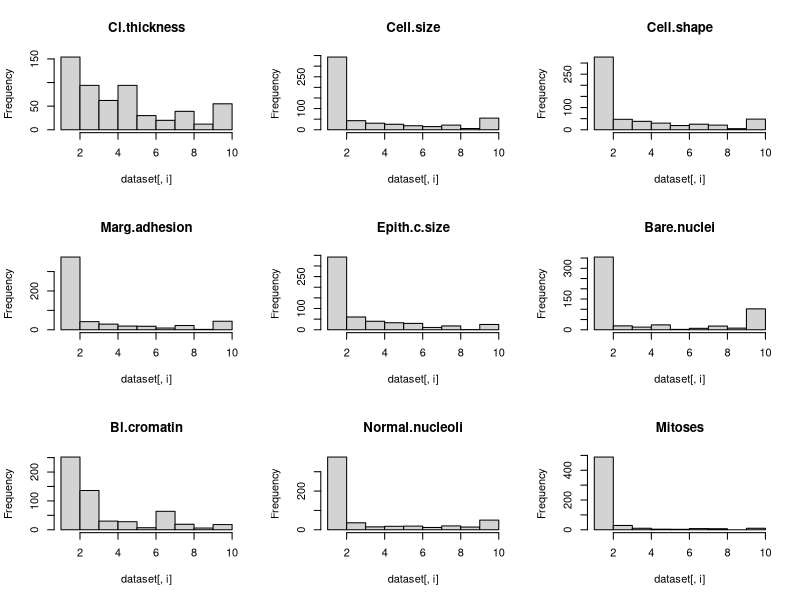
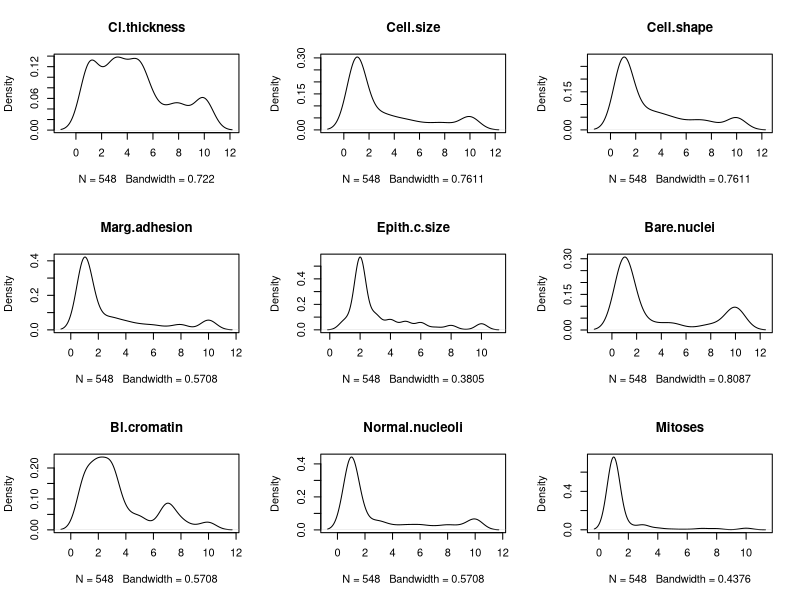
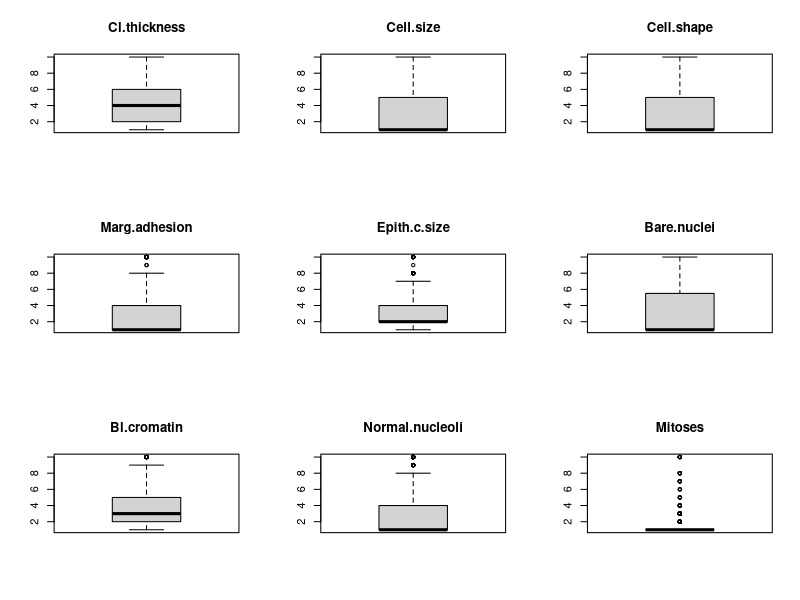
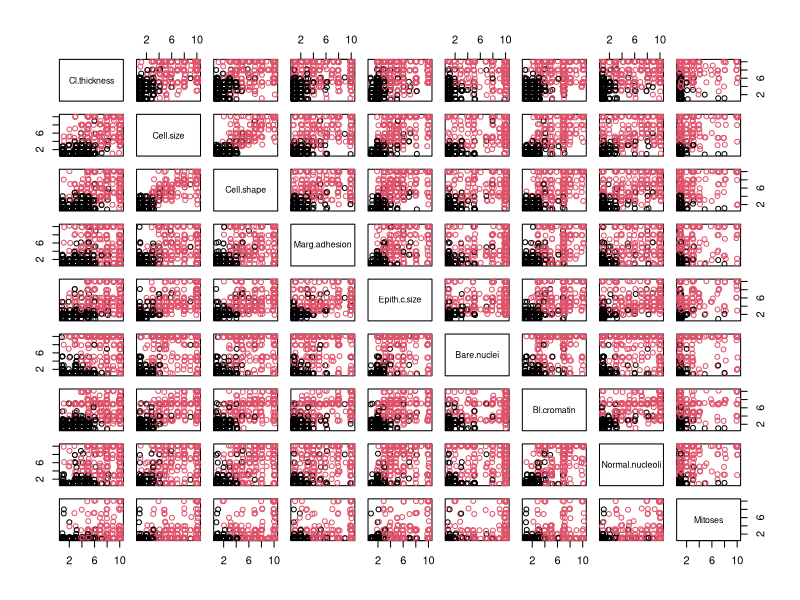
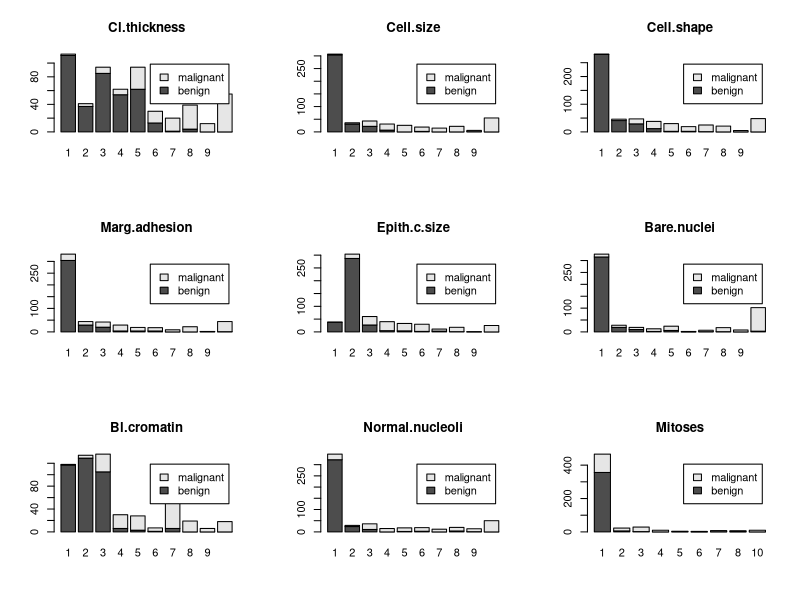

These charts were generated, in order, by the following R code: (Note: this script raises an error after producing the figures.)
## ---- chunk 1
knitr::opts_chunk$set(echo = TRUE)
## ---- chunk 2
library(mlbench)
library(caret)
## ---- chunk 3
data(BreastCancer)
## ---- chunk 4
seed_num <- 7
# Split out validation dataset
# create a list of 80% of the rows in the original dataset we can use for training
set.seed(seed_num)
training_index <- createDataPartition(BreastCancer$Class, p=0.80, list=FALSE)
# select 20% of the data for validation
validation <- BreastCancer[-training_index,]
# use the remaining 80% of data to training and testing the models
dataset <- BreastCancer[training_index,]
## ---- chunk 5
# Remove redundant variable Id
dataset <- dataset[,-1]
validation <- validation[,-1]
# convert input values to numeric
for(i in 1:9) {
	dataset[,i] <- as.numeric(as.character(dataset[,i]))
	validation[,i] <- as.numeric(as.character(validation[,i]))
}
## ---- chunk 6
dim(dataset)
## ---- chunk 7
sapply(dataset, class)
## ---- chunk 8
head(dataset, n=20)
## ---- chunk 9
summary(dataset)
## ---- chunk 10
# class distribution
cbind(freq=table(dataset$Class), percentage=prop.table(table(dataset$Class))*100)

# summarize correlations between input variables
complete_cases <- complete.cases(dataset)
cor(dataset[complete_cases,1:9])

# histograms each attribute
par(mfrow=c(3,3))
for(i in 1:9) {
	hist(dataset[,i], main=names(dataset)[i])
}

# density plot for each attribute
par(mfrow=c(3,3))
complete_cases <- complete.cases(dataset)
for(i in 1:9) {
	plot(density(dataset[complete_cases,i]), main=names(dataset)[i])
}

# boxplots for each attribute
par(mfrow=c(3,3))
for(i in 1:9) {
	boxplot(dataset[,i], main=names(dataset)[i])
}

# scatterplot matrix
jittered_x <- sapply(dataset[,1:9], jitter)
pairs(jittered_x, names(dataset[,1:9]), col=dataset$Class)

# bar plots of each variable by class
par(mfrow=c(3,3))
for(i in 1:9) {
	barplot(table(dataset$Class,dataset[,i]), main=names(dataset)[i], legend.text=unique(dataset$Class))
}
## ---- chunk 11
# 10-fold cross validation with 3 repeats
control <- trainControl(method="repeatedcv", number=10, repeats=3)
metric <- "Accuracy"
## ---- chunk 12
# No Transformation on the dataset
# LG
set.seed(seed_num)
fit.glm <- train(Class~., data=dataset, method="glm", metric=metric, trControl=control, na.action=na.omit)
# LDA
set.seed(seed_num)
fit.lda <- train(Class~., data=dataset, method="lda", metric=metric, trControl=control, na.action=na.omit)
# GLMNET
set.seed(seed_num)
fit.glmnet <- train(Class~., data=dataset, method="glmnet", metric=metric, trControl=control, na.action=na.omit)
# KNN
set.seed(seed_num)
fit.knn <- train(Class~., data=dataset, method="knn", metric=metric, trControl=control, na.action=na.omit)
# CART
set.seed(seed_num)
fit.cart <- train(Class~., data=dataset, method="rpart", metric=metric, trControl=control, na.action=na.omit)
# SVM
set.seed(seed_num)
fit.svm <- train(Class~., data=dataset, method="svmRadial", metric=metric, trControl=control, na.action=na.omit)
## ---- chunk 13
# BoxCox Transformation on the dataset
# LG
set.seed(seed_num)
fit.glm.bx <- train(Class~., data=dataset, method="glm", metric=metric, preProc=c("BoxCox"), trControl=control, na.action=na.omit)
# LDA
set.seed(seed_num)
fit.lda.bx <- train(Class~., data=dataset, method="lda", metric=metric, preProc=c("BoxCox"), trControl=control, na.action=na.omit)
# GLMNET
set.seed(seed_num)
fit.glmnet.bx <- train(Class~., data=dataset, method="glmnet", metric=metric, preProc=c("BoxCox"), trControl=control, na.action=na.omit)
# KNN
set.seed(seed_num)
fit.knn.bx <- train(Class~., data=dataset, method="knn", metric=metric, preProc=c("BoxCox"), trControl=control, na.action=na.omit)
# CART
set.seed(seed_num)
fit.cart.bx <- train(Class~., data=dataset, method="rpart", metric=metric, preProc=c("BoxCox"), trControl=control, na.action=na.omit)
# SVM
set.seed(seed_num)
fit.svm.bx <- train(Class~., data=dataset, method="svmRadial", metric=metric, preProc=c("BoxCox"), trControl=control, na.action=na.omit)
## ---- chunk 14
# No Transformation on the dataset
results <- resamples(list(LG=fit.glm, LDA=fit.lda, GLMNET=fit.glmnet, KNN=fit.knn, CART=fit.cart, SVM=fit.svm))
summary(results)
dotplot(results)
## ---- chunk 15
# No Transformation on the dataset
results <- resamples(list(LG=fit.glm.bx, LDA=fit.lda.bx, GLMNET=fit.glmnet.bx, KNN=fit.knn.bx, CART=fit.cart.bx, SVM=fit.svm.bx))
summary(results)
dotplot(results)
## ---- chunk 16
# Tuning kNN with BoxCox Transformation
set.seed(seed_num)
grid <- expand.grid(.k=seq(1,20,by=1))
fit.knn <- train(Class~., data=dataset, method="knn", metric=metric, tuneGrid=grid, preProc=c("BoxCox"), trControl=control, na.action=na.omit)
print(fit.knn)
plot(fit.knn)
## ---- chunk 17
# prepare parameters for data transform
set.seed(seed_num)
# remove missing values (not allowed in this implementation of knn)
dataset_nomissing <- dataset[complete.cases(dataset),]
x <- dataset_nomissing[,1:9]
preprocessParams <- preProcess(x, method=c("BoxCox"))
x <- predict(preprocessParams, x)

# prepare the validation dataset
# remove missing values (not allowed in this implementation of knn)
validation <- validation[complete.cases(validation),]
# transform the validation dataset
validation_x <- predict(preprocessParams, validation[,1:9])

# make predictions
predictions <- knn3Train(x, validation_x, dataset_nomissing$Class, k=17, prob=FALSE)
confusionMatrix(predictions, validation$Class)
